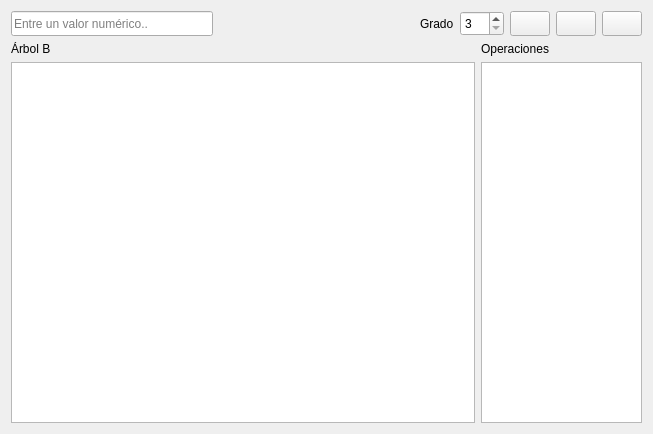
<?xml version="1.0" encoding="UTF-8"?>
<ui version="4.0">
 <class>B_Tree</class>
 <widget class="QWidget" name="B_Tree">
  <property name="geometry">
   <rect>
    <x>0</x>
    <y>0</y>
    <width>653</width>
    <height>434</height>
   </rect>
  </property>
  <property name="windowTitle">
   <string>Árbol B</string>
  </property>
  <layout class="QVBoxLayout" name="verticalLayout_2">
   <item>
    <layout class="QHBoxLayout" name="horizontalLayout">
     <item>
      <widget class="QLineEdit" name="le_data">
       <property name="minimumSize">
        <size>
         <width>0</width>
         <height>25</height>
        </size>
       </property>
       <property name="placeholderText">
        <string>Entre un valor numérico..</string>
       </property>
      </widget>
     </item>
     <item>
      <spacer name="horizontalSpacer">
       <property name="minimumSize">
        <size>
         <width>0</width>
         <height>25</height>
        </size>
       </property>
       <property name="orientation">
        <enum>Qt::Horizontal</enum>
       </property>
       <property name="sizeHint" stdset="0">
        <size>
         <width>40</width>
         <height>22</height>
        </size>
       </property>
      </spacer>
     </item>
     <item>
      <widget class="QLabel" name="label">
       <property name="minimumSize">
        <size>
         <width>0</width>
         <height>25</height>
        </size>
       </property>
       <property name="text">
        <string>Grado</string>
       </property>
      </widget>
     </item>
     <item>
      <widget class="QSpinBox" name="grade_sb">
       <property name="minimumSize">
        <size>
         <width>44</width>
         <height>25</height>
        </size>
       </property>
       <property name="minimum">
        <number>3</number>
       </property>
       <property name="maximum">
        <number>6</number>
       </property>
      </widget>
     </item>
     <item>
      <widget class="QPushButton" name="bt_add">
       <property name="minimumSize">
        <size>
         <width>0</width>
         <height>25</height>
        </size>
       </property>
       <property name="maximumSize">
        <size>
         <width>16777215</width>
         <height>25</height>
        </size>
       </property>
       <property name="text">
        <string/>
       </property>
       <property name="icon">
        <iconset>
         <normaloff>img/img_add.png</normaloff>img/img_add.png</iconset>
       </property>
       <property name="iconSize">
        <size>
         <width>32</width>
         <height>32</height>
        </size>
       </property>
      </widget>
     </item>
     <item>
      <widget class="QPushButton" name="btn_remove">
       <property name="minimumSize">
        <size>
         <width>0</width>
         <height>25</height>
        </size>
       </property>
       <property name="maximumSize">
        <size>
         <width>16777215</width>
         <height>25</height>
        </size>
       </property>
       <property name="text">
        <string/>
       </property>
       <property name="icon">
        <iconset>
         <normaloff>img/img_sub.png</normaloff>img/img_sub.png</iconset>
       </property>
       <property name="iconSize">
        <size>
         <width>32</width>
         <height>32</height>
        </size>
       </property>
      </widget>
     </item>
     <item>
      <widget class="QPushButton" name="btn_clear">
       <property name="maximumSize">
        <size>
         <width>16777215</width>
         <height>25</height>
        </size>
       </property>
       <property name="text">
        <string/>
       </property>
       <property name="iconSize">
        <size>
         <width>32</width>
         <height>32</height>
        </size>
       </property>
      </widget>
     </item>
    </layout>
   </item>
   <item>
    <layout class="QGridLayout" name="gridLayout">
     <item row="1" column="0">
      <widget class="QScrollArea" name="scrollArea">
       <property name="widgetResizable">
        <bool>true</bool>
       </property>
       <widget class="QWidget" name="scrollAreaWidgetContents">
        <property name="geometry">
         <rect>
          <x>0</x>
          <y>0</y>
          <width>464</width>
          <height>360</height>
         </rect>
        </property>
        <layout class="QVBoxLayout" name="verticalLayout" stretch="0">
         <property name="margin">
          <number>0</number>
         </property>
         <item>
          <widget class="QLabel" name="tree_lb">
           <property name="styleSheet">
            <string notr="true">background-color: rgb(255, 255, 255);</string>
           </property>
           <property name="text">
            <string/>
           </property>
           <property name="scaledContents">
            <bool>false</bool>
           </property>
           <property name="alignment">
            <set>Qt::AlignCenter</set>
           </property>
          </widget>
         </item>
        </layout>
       </widget>
      </widget>
     </item>
     <item row="1" column="1">
      <widget class="QListWidget" name="lw_operations">
       <property name="maximumSize">
        <size>
         <width>161</width>
         <height>16777215</height>
        </size>
       </property>
      </widget>
     </item>
     <item row="0" column="1">
      <widget class="QLabel" name="label_2">
       <property name="text">
        <string>Operaciones</string>
       </property>
      </widget>
     </item>
     <item row="0" column="0">
      <widget class="QLabel" name="label_3">
       <property name="text">
        <string>Árbol B</string>
       </property>
      </widget>
     </item>
    </layout>
   </item>
  </layout>
 </widget>
 <resources/>
 <connections/>
</ui>
